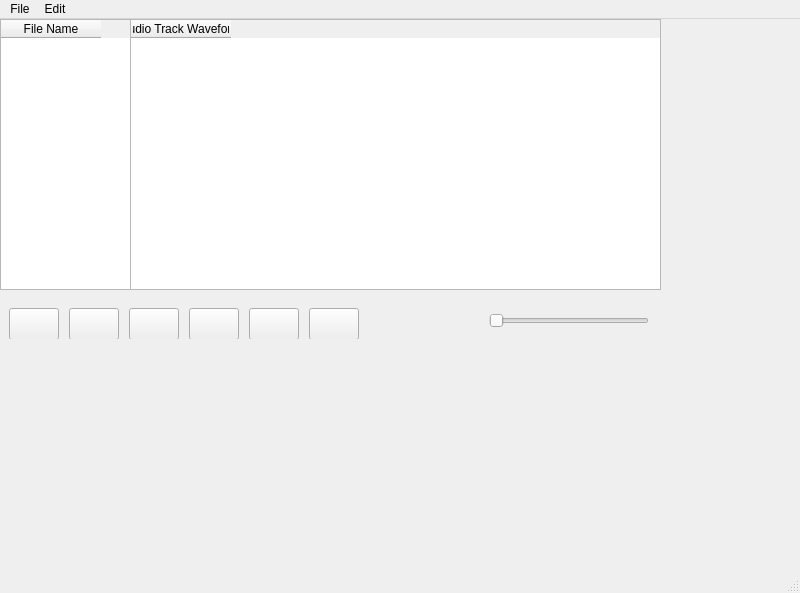
<?xml version="1.0" encoding="UTF-8"?>
<ui version="4.0">
 <class>MainWindow</class>
 <widget class="QMainWindow" name="MainWindow">
  <property name="geometry">
   <rect>
    <x>0</x>
    <y>0</y>
    <width>800</width>
    <height>593</height>
   </rect>
  </property>
  <property name="sizePolicy">
   <sizepolicy hsizetype="Maximum" vsizetype="Maximum">
    <horstretch>0</horstretch>
    <verstretch>0</verstretch>
   </sizepolicy>
  </property>
  <property name="maximumSize">
   <size>
    <width>1080</width>
    <height>1920</height>
   </size>
  </property>
  <property name="windowTitle">
   <string>MainWindow</string>
  </property>
  <widget class="QWidget" name="centralwidget">
   <widget class="QTableWidget" name="Waveform_Tools">
    <property name="geometry">
     <rect>
      <x>0</x>
      <y>0</y>
      <width>131</width>
      <height>271</height>
     </rect>
    </property>
    <column>
     <property name="text">
      <string>File Name</string>
     </property>
    </column>
   </widget>
   <widget class="QTableWidget" name="tableWidget">
    <property name="geometry">
     <rect>
      <x>130</x>
      <y>0</y>
      <width>531</width>
      <height>271</height>
     </rect>
    </property>
    <column>
     <property name="text">
      <string>Audio Track Waveform</string>
     </property>
    </column>
   </widget>
   <widget class="QWidget" name="gridLayoutWidget">
    <property name="geometry">
     <rect>
      <x>0</x>
      <y>0</y>
      <width>801</width>
      <height>451</height>
     </rect>
    </property>
    <layout class="QGridLayout" name="gridLayout">
     <item row="0" column="0">
      <widget class="QWidget" name="widget" native="true">
       <property name="maximumSize">
        <size>
         <width>1080</width>
         <height>16777215</height>
        </size>
       </property>
       <widget class="QWidget" name="Music_Player_Background" native="true">
        <property name="geometry">
         <rect>
          <x>-1</x>
          <y>269</y>
          <width>661</width>
          <height>51</height>
         </rect>
        </property>
        <widget class="QLabel" name="Background_Wallpaper">
         <property name="geometry">
          <rect>
           <x>0</x>
           <y>-260</y>
           <width>801</width>
           <height>311</height>
          </rect>
         </property>
         <property name="text">
          <string/>
         </property>
         <property name="pixmap">
          <pixmap>../../Downloads/plain-black-background.jpg</pixmap>
         </property>
        </widget>
        <widget class="QPushButton" name="Play_button">
         <property name="geometry">
          <rect>
           <x>10</x>
           <y>20</y>
           <width>50</width>
           <height>32</height>
          </rect>
         </property>
         <property name="icon">
          <iconset>
           <normaloff>../../Downloads/play-button-round-icon.webp</normaloff>../../Downloads/play-button-round-icon.webp</iconset>
         </property>
        </widget>
        <widget class="QPushButton" name="Pause_button">
         <property name="geometry">
          <rect>
           <x>70</x>
           <y>20</y>
           <width>50</width>
           <height>32</height>
          </rect>
         </property>
         <property name="icon">
          <iconset>
           <normaloff>../../Downloads/pause-button-icon.webp</normaloff>../../Downloads/pause-button-icon.webp</iconset>
         </property>
        </widget>
        <widget class="QPushButton" name="Stop_button">
         <property name="geometry">
          <rect>
           <x>130</x>
           <y>20</y>
           <width>50</width>
           <height>32</height>
          </rect>
         </property>
         <property name="icon">
          <iconset>
           <normaloff>../../Downloads/stop-button-round-icon.png</normaloff>../../Downloads/stop-button-round-icon.png</iconset>
         </property>
        </widget>
        <widget class="QSlider" name="Overall_volume">
         <property name="geometry">
          <rect>
           <x>490</x>
           <y>20</y>
           <width>160</width>
           <height>25</height>
          </rect>
         </property>
         <property name="orientation">
          <enum>Qt::Horizontal</enum>
         </property>
        </widget>
        <widget class="QPushButton" name="Loop_button">
         <property name="geometry">
          <rect>
           <x>190</x>
           <y>20</y>
           <width>50</width>
           <height>32</height>
          </rect>
         </property>
         <property name="icon">
          <iconset>
           <normaloff>../../Downloads/loop.1024x1004.png</normaloff>../../Downloads/loop.1024x1004.png</iconset>
         </property>
        </widget>
        <widget class="QPushButton" name="Fast_Forward_button">
         <property name="geometry">
          <rect>
           <x>310</x>
           <y>20</y>
           <width>50</width>
           <height>32</height>
          </rect>
         </property>
         <property name="icon">
          <iconset>
           <normaloff>../../Downloads/Black-Fast-Forward-Button-PNG-Free-Image.png</normaloff>../../Downloads/Black-Fast-Forward-Button-PNG-Free-Image.png</iconset>
         </property>
        </widget>
        <widget class="QPushButton" name="Rewind_button">
         <property name="geometry">
          <rect>
           <x>250</x>
           <y>20</y>
           <width>50</width>
           <height>32</height>
          </rect>
         </property>
         <property name="icon">
          <iconset>
           <normaloff>../../Downloads/Black-Rewind-Button-PNG-Free-Image.png</normaloff>../../Downloads/Black-Rewind-Button-PNG-Free-Image.png</iconset>
         </property>
         <property name="iconSize">
          <size>
           <width>30</width>
           <height>23</height>
          </size>
         </property>
        </widget>
       </widget>
      </widget>
     </item>
    </layout>
   </widget>
   <zorder>gridLayoutWidget</zorder>
   <zorder>tableWidget</zorder>
   <zorder>Waveform_Tools</zorder>
  </widget>
  <widget class="QMenuBar" name="menubar">
   <property name="geometry">
    <rect>
     <x>0</x>
     <y>0</y>
     <width>800</width>
     <height>24</height>
    </rect>
   </property>
   <widget class="QMenu" name="menuFile">
    <property name="title">
     <string>File</string>
    </property>
    <widget class="QMenu" name="menuSave_file">
     <property name="title">
      <string>Save file</string>
     </property>
     <addaction name="actionSave_as"/>
     <addaction name="actionSave"/>
    </widget>
    <addaction name="actionOpen"/>
    <addaction name="menuSave_file"/>
   </widget>
   <widget class="QMenu" name="menuEdit">
    <property name="title">
     <string>Edit</string>
    </property>
   </widget>
   <addaction name="menuFile"/>
   <addaction name="menuEdit"/>
  </widget>
  <widget class="QStatusBar" name="statusbar"/>
  <action name="actionOpen">
   <property name="text">
    <string>Open..</string>
   </property>
  </action>
  <action name="actionSave_as">
   <property name="text">
    <string>Save as</string>
   </property>
  </action>
  <action name="actionSave">
   <property name="text">
    <string>Save</string>
   </property>
  </action>
 </widget>
 <resources/>
 <connections/>
</ui>
